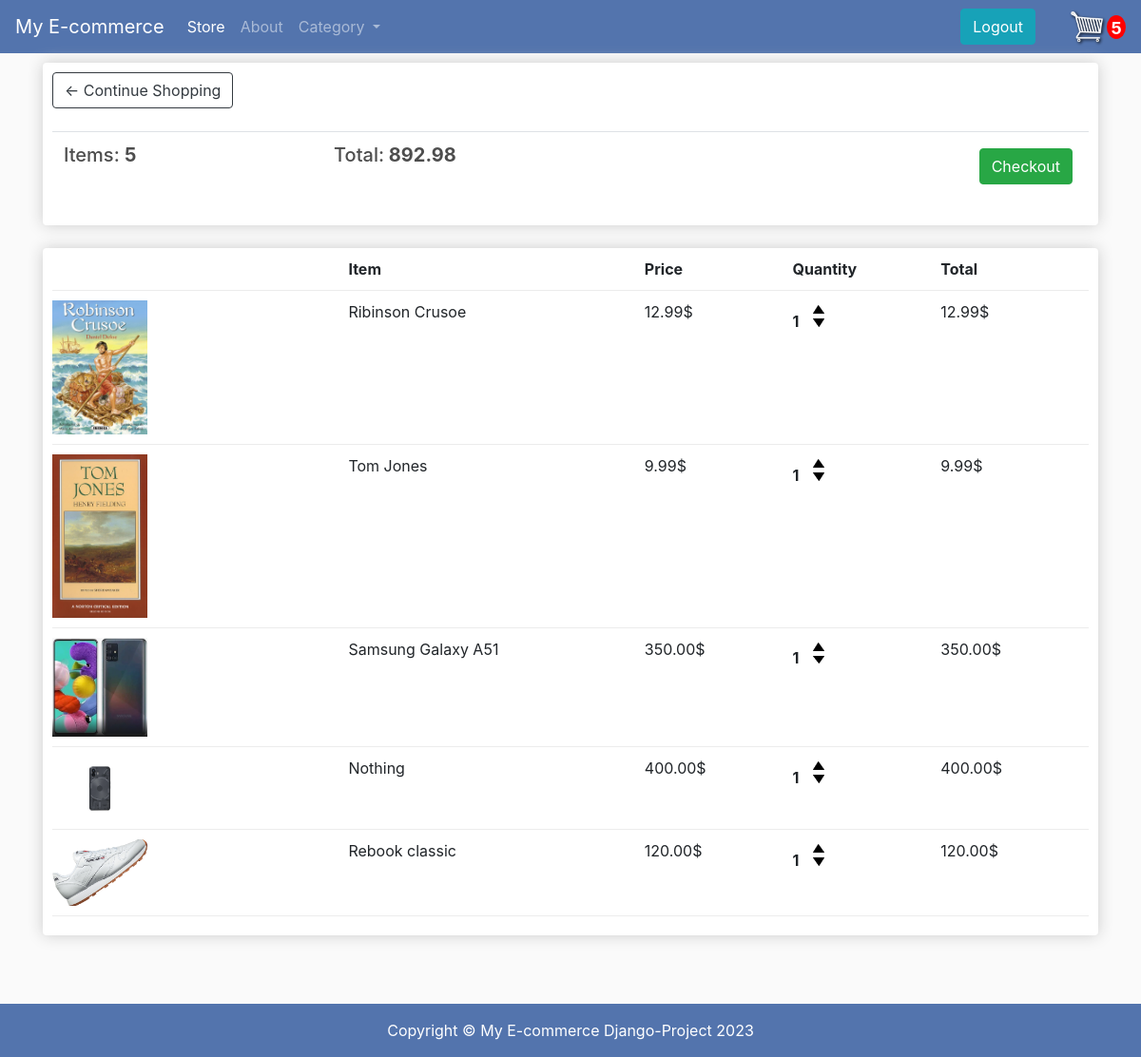
The app's page /cart/ (signed in) with its own data.
### store/models.py (models this page shows, shortened)
class Order(models.Model):
    customer = models.ForeignKey(Customer, on_delete=models.SET_NULL, null=True, blank=True)
    date_ordered = models.DateTimeField(auto_now_add=True)
    complete = models.BooleanField(default=False)
    transaction_id = models.CharField(max_length=100, null=True)
    @property
    def get_cart_tot(self):
        orderitems = self.orderitem_set.all()
        total = sum([item.get_total for item in orderitems ])
        return total
    @property
    def get_cart_items(self):
        orderitems = self.orderitem_set.all()
        total = sum([item.quantity for item in orderitems ])
        return total

class OrderItem(models.Model):
    product = models.ForeignKey(Product, on_delete = models.SET_NULL, null=True)
    order = models.ForeignKey(Order, on_delete = models.SET_NULL, null=True)
    quantity = models.IntegerField(default = 0, null = True, blank = True)
    date_added = models.DateTimeField(auto_now_add=True)
    @property
    def get_total(self):
        total = self.product.price * self.quantity
        return total

class Product(models.Model):
    name = models.CharField(max_length=200, null=True)
    price = models.DecimalField(max_digits=7, decimal_places=2)
    digital = models.BooleanField(default=False, null=True, blank=True)
    category = models.ForeignKey(Category, on_delete= models.CASCADE, default=1)
    description = models.CharField(max_length=300, default='', blank=True)
    image = models.ImageField(null=True, blank =True)
    @property
    def imageURL(self):
        try:
            url= self.image.url
        except:
            url = ''
        return url

### store/views.py (the view)
# urls.py: path('cart/', views.cart, name= "cart"),
def cart(request):
    data = cartData(request)
    cartItems = data['cartItems']
    order = data['order']
    items = data['items']
    context = {'items' : items, 'order': order, 'cartItems': cartItems}
    return render (request, 'store/cart.html', context)

### store/utils.py (called while the page is built)
def cartData(request):
    if request.user.is_authenticated:
        customer = request.user.customer
        order, created = Order.objects.get_or_create(customer = customer, complete = False)
        items = order.orderitem_set.all()
        cartItems = order.get_cart_items
    else:
        cookieData = cookieCart(request)
        cartItems = cookieData['cartItems']
        order = cookieData['order']
        items = cookieData['items']
    return{'cartItems' : cartItems, 'order': order, 'items': items}

### store/templates/store/cart.html
{% extends 'store/main.html' %}
 {% load static %}
 {% static "images" as baseUrl %}
 {% block content %}
 <div class="row">
    <div class="col-lg-12">
        <div class="box-element">
            <a  class="btn btn-outline-dark" href="{% url 'store' %}">&#x2190; Continue Shopping</a>
            <br>
            <br>
            <table class="table">
                <tr>
                    <th><h5>Items: <strong>{{order.get_cart_items}}</strong></h5></th>
                    <th><h5>Total:<strong> {{order.get_cart_tot}}</strong></h5></th>
                    <th>
                        <a  style="float:right; margin:5px;" class="btn btn-success" href="{% url 'checkout' %}">Checkout</a>
                    </th>
                </tr>
            </table>
        </div>
        <br>
        <div class="box-element">
            <div class="cart-row">
                <div style="flex:2"></div>
                <div style="flex:2"><strong>Item</strong></div>
                <div style="flex:1"><strong>Price</strong></div>
                <div style="flex:1"><strong>Quantity</strong></div>
                <div style="flex:1"><strong>Total</strong></div>
            </div>
            {% for item in items %}
            <div class="cart-row">
                <div style="flex:2"><img class="row-image" src="{{ item.product.imageURL }}"></div>
                <div style="flex:2">{{item.product.name}}</div>
                <div style="flex:1">{{item.product.price|floatformat:2}}$</div>
                <div style="flex:1">
                    <p class="quantity">{{item.quantity}}</p>
                    <div class="quantity">
                        <img data-product={{item.product.id}} data-action="add"  class="chg-quantity update-cart" src="{% static  'images/arrow-up.png' %}">
                        <img data-product={{item.product.id}} data-action="remove" class="chg-quantity update-cart" src="{% static  'images/arrow-down.png' %}">
                    </div>
                </div>
                <div style="flex:1"><p>{{item.get_total}}$</p></div>
            </div>
            {% endfor %}
        </div>
    </div>
</div>
 {% endblock content %}

### static/css/main.css (style rules this page uses)
body { background-color: hsl(0, 0%, 98%); }
h1,h2,h3,h4,h5,h6 { color:hsl(0, 0%, 30%); }
.box-element { box-shadow:hsl(0, 0%, 80%) 0 0 16px; background-color: #fff; border-radius: 4px; padding: 10px; }
.col-lg-4, .col-lg-6, .col-lg-8, .col-lg-12 { margin-top: 10px; }
.btn { border-radius: 5; }
.row-image { width: 100px; }
.cart-row { display: flex; align-items: flex-stretch; padding-bottom: 10px; margin-bottom: 10px; border-bottom: 1px solid #ececec; }
.quantity { display: inline-block; font-weight: 700; padding-right:10px; }
.chg-quantity { width: 12px; cursor: pointer; display: block; margin-top: 5px; transition:.1s; }

### records on screen
Order: get_cart_items "5", get_cart_tot "892.98"
OrderItem: product.imageURL (picture), product.name "Ribinson Crusoe", product.price "12.99", quantity "1", get_total "12.99"
OrderItem: product.imageURL (picture), product.name "Tom Jones", product.price "9.99", quantity "1", get_total "9.99"
OrderItem: product.imageURL (picture), product.name "Samsung Galaxy A51", product.price "350.00", quantity "1", get_total "350.00"
OrderItem: product.imageURL (picture), product.name "Nothing", product.price "400.00", quantity "1", get_total "400.00"
OrderItem: product.imageURL (picture), product.name "Rebook classic", product.price "120.00", quantity "1", get_total "120.00"

### other values on screen
{{ cartItems }} "5"
